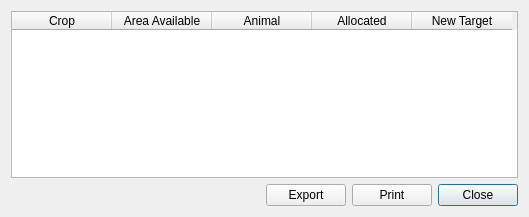
<ui version="4.0" >
 <class>ModelTargets</class>
 <widget class="QDialog" name="ModelTargets" >
  <property name="geometry" >
   <rect>
    <x>0</x>
    <y>0</y>
    <width>529</width>
    <height>217</height>
   </rect>
  </property>
  <property name="windowTitle" >
   <string>Model Targets</string>
  </property>
  <layout class="QGridLayout" >
   <item row="1" column="3" >
    <widget class="QPushButton" name="pbnClose" >
     <property name="text" >
      <string>Close</string>
     </property>
    </widget>
   </item>
   <item row="1" column="1" >
    <widget class="QPushButton" name="pbnExport" >
     <property name="text" >
      <string>Export</string>
     </property>
    </widget>
   </item>
   <item row="1" column="2" >
    <widget class="QPushButton" name="pbnPrint" >
     <property name="text" >
      <string>Print</string>
     </property>
    </widget>
   </item>
   <item row="1" column="0" >
    <spacer>
     <property name="orientation" >
      <enum>Qt::Horizontal</enum>
     </property>
     <property name="sizeHint" >
      <size>
       <width>40</width>
       <height>20</height>
      </size>
     </property>
    </spacer>
   </item>
   <item row="0" column="0" colspan="4" >
    <widget class="QSplitter" name="splitter" >
     <property name="orientation" >
      <enum>Qt::Vertical</enum>
     </property>
     <widget class="QTableWidget" name="tblFallow" >
      <property name="toolTip" >
       <string>&lt;html>&lt;head>&lt;meta name="qrichtext" content="1" />&lt;style type="text/css">
p, li { white-space: pre-wrap; }
&lt;/style>&lt;/head>&lt;body style=" font-family:'Sans Serif'; font-size:9pt; font-weight:400; font-style:normal; text-decoration:none;">
&lt;p style=" margin-top:0px; margin-bottom:0px; margin-left:0px; margin-right:0px; -qt-block-indent:0; text-indent:0px;">Select a crop here to see and/or edit it's properties below.&lt;/p>&lt;/body>&lt;/html></string>
      </property>
      <property name="whatsThis" >
       <string>&lt;html>&lt;head>&lt;meta name="qrichtext" content="1" />&lt;style type="text/css">
p, li { white-space: pre-wrap; }
&lt;/style>&lt;/head>&lt;body style=" font-family:'Sans Serif'; font-size:9pt; font-weight:400; font-style:normal; text-decoration:none;">
&lt;p style=" margin-top:0px; margin-bottom:0px; margin-left:0px; margin-right:0px; -qt-block-indent:0; text-indent:0px;">In order to enable LandUse Analyst to model any crop, several details must be entered to define specific varieties. Crop Manager asks for general information about the crop in this section. You might want to have more than one strain of the same variety, however, which is allowed.&lt;/p>
&lt;p style=" margin-top:12px; margin-bottom:12px; margin-left:0px; margin-right:0px; -qt-block-indent:0; text-indent:0px;">To define different strains of the same variety is quite easy. Let's say you want to have two kinds of wheat for example. The Name: field is Wheat for both, but in Notes: field, enter Hard Red for one, and Soft White for the other. Then adjust the other parameters as you wish. Even though the name is the same, the crop is saved uniquely.&lt;/p>&lt;/body>&lt;/html></string>
      </property>
      <property name="alternatingRowColors" >
       <bool>true</bool>
      </property>
      <property name="selectionMode" >
       <enum>QAbstractItemView::SingleSelection</enum>
      </property>
      <property name="selectionBehavior" >
       <enum>QAbstractItemView::SelectRows</enum>
      </property>
      <column>
       <property name="text" >
        <string>Crop</string>
       </property>
      </column>
      <column>
       <property name="text" >
        <string>Area Available</string>
       </property>
      </column>
      <column>
       <property name="text" >
        <string>Animal</string>
       </property>
      </column>
      <column>
       <property name="text" >
        <string>Allocated</string>
       </property>
      </column>
      <column>
       <property name="text" >
        <string>New Target</string>
       </property>
      </column>
     </widget>
    </widget>
   </item>
  </layout>
 </widget>
 <resources/>
 <connections>
  <connection>
   <sender>pbnClose</sender>
   <signal>clicked()</signal>
   <receiver>ModelTargets</receiver>
   <slot>close()</slot>
   <hints>
    <hint type="sourcelabel" >
     <x>515</x>
     <y>207</y>
    </hint>
    <hint type="destinationlabel" >
     <x>524</x>
     <y>216</y>
    </hint>
   </hints>
  </connection>
  <connection>
   <sender>pbnClose</sender>
   <signal>clicked()</signal>
   <receiver>ModelTargets</receiver>
   <slot>close()</slot>
   <hints>
    <hint type="sourcelabel" >
     <x>462</x>
     <y>194</y>
    </hint>
    <hint type="destinationlabel" >
     <x>151</x>
     <y>187</y>
    </hint>
   </hints>
  </connection>
 </connections>
</ui>
